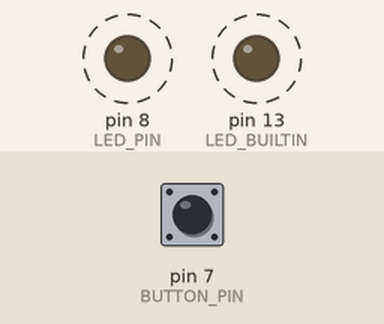
Simulated run of this sketch. Board: Arduino Uno, built with avr-gcc and run on an emulated ATmega328P. On the bench: output pins drawn as LEDs (lit = HIGH). Dashed ring = blinking. The test bench sets the inputs (shaded band); at power-on: pin 7 (BUTTON_PIN) HIGH.

Above: at 1.2 s.
1.3 s: pin 7 (BUTTON_PIN) pulled LOW for 0.15 s
4.4 s: pin 7 (BUTTON_PIN) pulled LOW for 1 s
Timing chart, 0 to 13.4 s (numbered marks = the images above; inputs shaded):
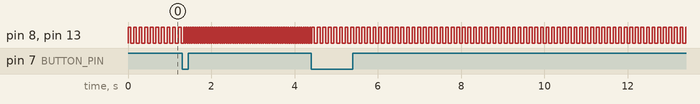

The sketch:

led-blinker-relax.ino
```cpp
/*
  Button-switchable single LED blinker
   7.421Hz (relaxing, theta)
   18.55Hz (activity, upper-mid beta)


*/
int LED_PIN = 8;
int BUTTON_PIN = 7;

namespace MODES {
  constexpr double RELAX = 67.375; //7.421HZ or period of 134.75ms, or 67.375 msec half cycle
  constexpr double ACTIVITY = 26.955; //18.55HZ or period of 53.91ms, or 26.955 msec half cycle
};
double mode;
int buttonState;
int lastButtonState;

// the setup function runs once when you press reset or power the board
void setup() {
  // initialize digital pin LED_BUILTIN as an output.
  pinMode(LED_BUILTIN, OUTPUT);
  pinMode(LED_PIN, OUTPUT);
  pinMode(BUTTON_PIN, INPUT_PULLUP);
  mode = MODES::RELAX;
}

void switchMode() {
  if (mode == MODES::RELAX) {
    mode = MODES::ACTIVITY;
  } else {
    mode = MODES::RELAX;
  }
}

// the loop function runs over and over again forever
void loop() {

  digitalWrite(LED_BUILTIN, HIGH);   // turn the LED on (HIGH is the voltage level)
  digitalWrite(LED_PIN, HIGH); //150 OHM absolute minimum series with LED, with an inlined 1k pot for brightness.
  delay(mode);                       // wait for half period
  digitalWrite(LED_BUILTIN, LOW);    // turn the LED off by making the voltage LOW
  digitalWrite(LED_PIN, LOW);
  delay(mode);                       // wait for half period

  buttonState = digitalRead(BUTTON_PIN);
  if (buttonState != lastButtonState && buttonState == LOW) {
    switchMode();
  }
  lastButtonState = buttonState;
}
```

Measured:
- after the input at 1.3 s, pin 8 (LED_PIN), pin 13 (LED_BUILTIN): alternates HIGH for 0.03 s and LOW for 0.03 s, starting after 0.07 s
- after the input at 4.4 s, pin 8 (LED_PIN), pin 13 (LED_BUILTIN): alternates HIGH for 0.07 s and LOW for 0.07 s, starting after 0.08 s
- by itself, pin 8 (LED_PIN), pin 13 (LED_BUILTIN): alternates HIGH for 0.07 s and LOW for 0.07 s
